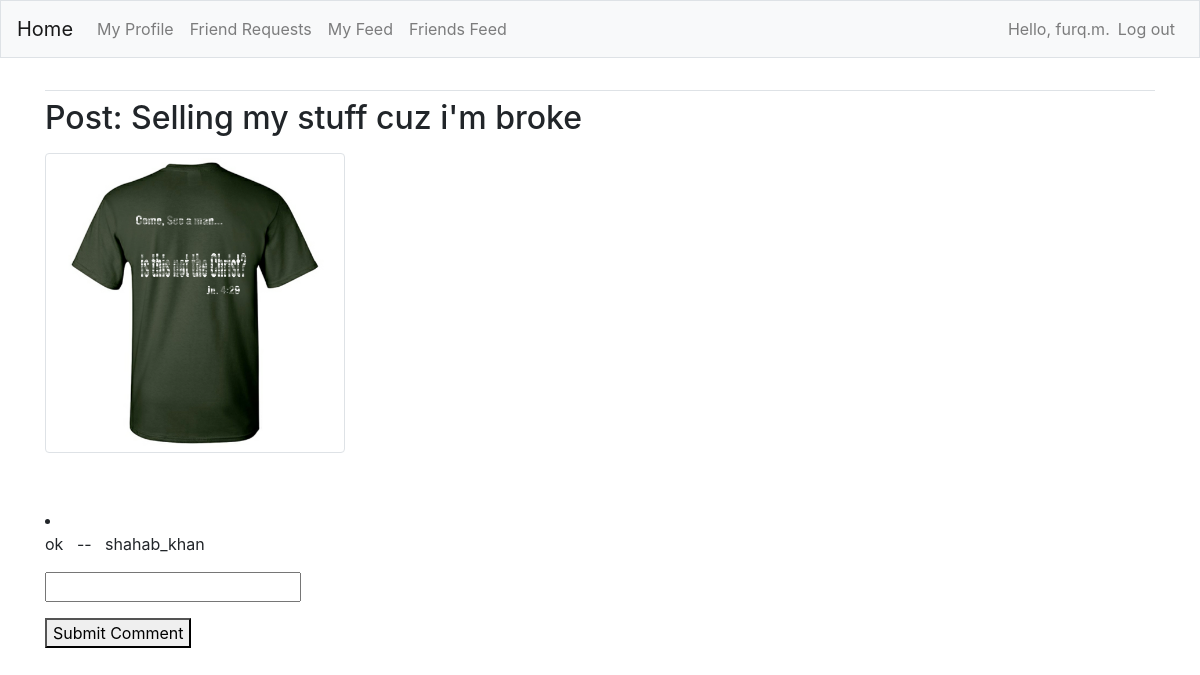
The app's page /comments/5/ (signed in) with its own data.
### FeedApp/models.py (models this page shows, shortened)
class Post(models.Model):
    description = models.CharField(max_length=255, blank=True)
    username = models.ForeignKey(User, on_delete=models.CASCADE)
    image = models.ImageField(upload_to='images', blank=True)
    date_posted = models.DateTimeField(auto_now_add=True)

class Comment(models.Model):
    post = models.ForeignKey(Post, on_delete=models.CASCADE)
    username = models.ForeignKey(User, related_name='details', on_delete=models.CASCADE)
    text = models.CharField(max_length=200)
    date_added = models.DateTimeField(auto_now_add=True, blank=True)

### FeedApp/views.py (the view)
# urls.py: path('comments/<int:post_id>/',views.comments,name='comments'),
@login_required
def comments(request, post_id):
    if request.method == 'POST' and request.POST.get("btn1"):
        comment = request.POST.get("comment")
        Comment.objects.create(post_id=post_id, username=request.user, text=comment, date_added=date.today())
    comments = Comment.objects.filter(post=post_id)
    post = Post.objects.get(id=post_id)
    context = {'post': post, 'comments': comments}
    return render(request, 'FeedApp/comments.html', context)

### FeedApp/templates/FeedApp/comments.html (shortened to what this page needs)
{% extends "FeedApp/base.html" %}
{% load bootstrap4 %}
{% block content %}
<h2><p>Post: {{ post.description }} </p></h2>
<h2><p><img src="{{ post.image.url}}" class="img-thumbnail" style="max-height: 300px" alt="No image"><br><br></p></h2>
<form method="POST">
    {% for c in comments %}
    <li>
        <p> {{ c.text }} &nbsp -- &nbsp {{ c.username }}</p>
    </li>
    {% empty %}
    <li>There are no comments for this post.</li>
    {% endfor %}
    <p><input type="text" name="comment"></p>
    <p><button type="submit" name="btn1" value=1>Submit Comment</button></p>
</form>
{% endblock content %}

### FeedApp/templates/FeedApp/base.html (shortened to what this page needs)
{% load bootstrap4 %}
<!doctype html>
<html lang="en">
<head>
    {% bootstrap_css %}
</head>
<body>
    <nav class="navbar navbar-expand-md navbar-light bg-light mb-4 border">
        <a class="navbar-brand" href="{% url 'FeedApp:index'%}">
            Home</a>
        <div class="collapse navbar-collapse" id="navbarCollapse">
            <ul class="navbar-nav mr-auto">
                <li class="nav-item">
                    <a class="nav-link" href="{% url 'FeedApp:profile' %}">My Profile</a>
                </li>
                <li class="nav-item">
                    <a class="nav-link" href="{% url 'FeedApp:friends' %}">Friend Requests</a></li>
                <li class="nav-item">
                    <a class="nav-link" href="{% url 'FeedApp:myfeed' %}">My Feed</a>
                </li>
                    <a class="nav-link" href="{% url 'FeedApp:friendsfeed' %}">Friends Feed</a>
            </ul>
            <ul class="navbar-nav ml-auto">
                {% if user.is_authenticated %}
                <li class="nav-item">
                    <span class="navbar-text">Hello, {{ user.username }}.</span>
                </li>
                <li class="nav-item">
                    <a class="nav-link" href="{% url 'users:logout' %}">Log out</a>
                </li>
                {% endif %}
            </ul>
        </div>
    </nav>
    <main role="main" class="container">
        <div class="pb-2 mb-2 border-bottom">
        </div>
        <div>
            {% block content %}{% endblock content %}
        </div>
    </main>
</body>
</html>

### records on screen
Post: description "Selling my stuff cuz i'm broke", image (picture)
Comment: text "ok", username "shahab_khan"

### other values on screen
{{ user.username }} "furq.m"
